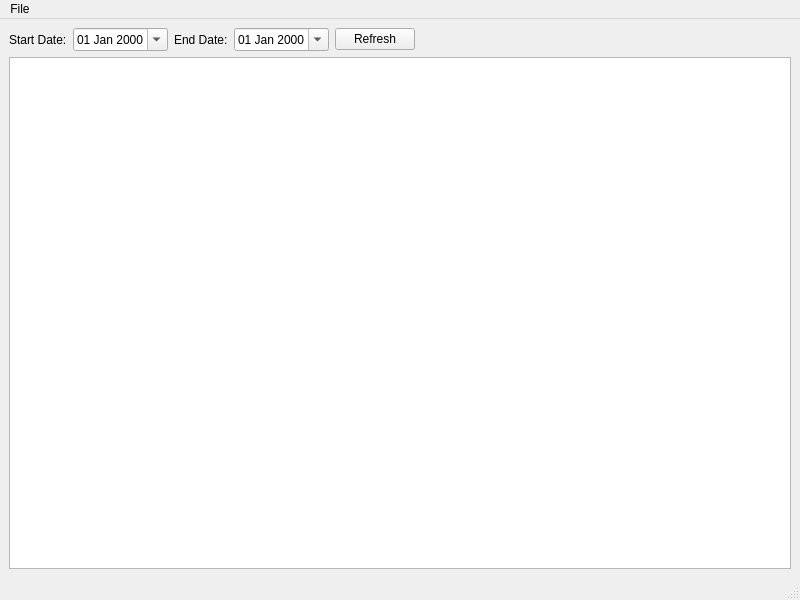
<?xml version="1.0" encoding="UTF-8"?>
<ui version="4.0">
 <class>WasteManagement</class>
 <widget class="QMainWindow" name="WasteManagement">
  <property name="geometry">
   <rect>
    <x>0</x>
    <y>0</y>
    <width>800</width>
    <height>600</height>
   </rect>
  </property>
  <property name="windowTitle">
   <string>Paper Waste</string>
  </property>
  <property name="windowIcon">
   <iconset resource="../../home/src/res.qrc">
    <normaloff>:/images/batfile.png</normaloff>:/images/batfile.png</iconset>
  </property>
  <widget class="QWidget" name="centralwidget">
   <layout class="QVBoxLayout" name="verticalLayout">
    <item>
     <layout class="QHBoxLayout" name="horizontalLayout">
      <item>
       <widget class="QLabel" name="label">
        <property name="text">
         <string>Start Date:</string>
        </property>
       </widget>
      </item>
      <item>
       <widget class="QDateEdit" name="dtpStart">
        <property name="displayFormat">
         <string>dd MMM yyyy</string>
        </property>
        <property name="calendarPopup">
         <bool>true</bool>
        </property>
       </widget>
      </item>
      <item>
       <widget class="QLabel" name="label_2">
        <property name="text">
         <string>End Date:</string>
        </property>
       </widget>
      </item>
      <item>
       <widget class="QDateEdit" name="dtpEnd">
        <property name="displayFormat">
         <string>dd MMM yyyy</string>
        </property>
        <property name="calendarPopup">
         <bool>true</bool>
        </property>
       </widget>
      </item>
      <item>
       <widget class="QPushButton" name="cmdRefresh">
        <property name="text">
         <string>Refresh</string>
        </property>
       </widget>
      </item>
      <item>
       <spacer name="horizontalSpacer">
        <property name="orientation">
         <enum>Qt::Horizontal</enum>
        </property>
        <property name="sizeHint" stdset="0">
         <size>
          <width>40</width>
          <height>20</height>
         </size>
        </property>
       </spacer>
      </item>
     </layout>
    </item>
    <item>
     <widget class="CustomQueryView" name="trvWaste"/>
    </item>
   </layout>
  </widget>
  <widget class="QMenuBar" name="menubar">
   <property name="geometry">
    <rect>
     <x>0</x>
     <y>0</y>
     <width>800</width>
     <height>21</height>
    </rect>
   </property>
   <widget class="QMenu" name="menuFile">
    <property name="title">
     <string>File</string>
    </property>
    <addaction name="actionNew_Entry"/>
    <addaction name="actionEdit_Entry"/>
   </widget>
   <addaction name="menuFile"/>
  </widget>
  <widget class="QStatusBar" name="statusbar"/>
  <action name="actionNew_Entry">
   <property name="text">
    <string>New Entry</string>
   </property>
   <property name="shortcut">
    <string>Ctrl+N</string>
   </property>
  </action>
  <action name="actionEdit_Entry">
   <property name="text">
    <string>Edit Entry</string>
   </property>
  </action>
 </widget>
 <customwidgets>
  <customwidget>
   <class>CustomQueryView</class>
   <extends>QTreeView</extends>
   <header>customqueryview.h</header>
  </customwidget>
 </customwidgets>
 <resources>
  <include location="../../home/src/res.qrc"/>
  <include location="../../home/src/res.qrc"/>
 </resources>
 <connections/>
</ui>
